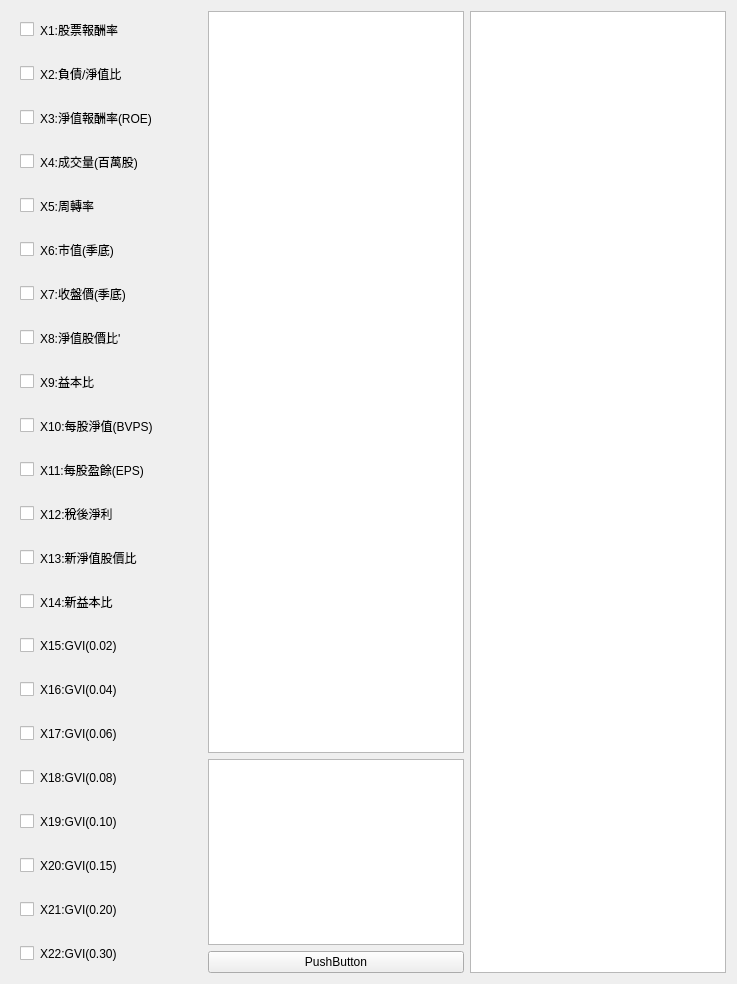
      <widget class="QWidget" name="tab">
       <attribute name="title">
        <string>投資組合推薦</string>
       </attribute>
       <layout class="QHBoxLayout" name="horizontalLayout_13">
        <item>
         <layout class="QVBoxLayout" name="verticalLayout_10">
          <item>
           <widget class="QWidget" name="widget_14" native="true">
            <layout class="QHBoxLayout" name="horizontalLayout_29">
             <item>
              <widget class="QCheckBox" name="checkBox_3">
               <property name="text">
                <string/>
               </property>
              </widget>
             </item>
             <item>
              <widget class="QLabel" name="label_2">
               <property name="text">
                <string>X1:股票報酬率</string>
               </property>
              </widget>
             </item>
             <item>
              <spacer name="horizontalSpacer_11">
               <property name="orientation">
                <enum>Qt::Horizontal</enum>
               </property>
               <property name="sizeHint" stdset="0">
                <size>
                 <width>40</width>
                 <height>20</height>
                </size>
               </property>
              </spacer>
             </item>
            </layout>
           </widget>
          </item>
          <item>
           <widget class="QWidget" name="widget_15" native="true">
            <layout class="QHBoxLayout" name="horizontalLayout_30">
             <item>
              <widget class="QCheckBox" name="checkBox_4">
               <property name="text">
                <string/>
               </property>
              </widget>
             </item>
             <item>
              <widget class="QLabel" name="label_3">
               <property name="text">
                <string>X2:負債/淨值比</string>
               </property>
              </widget>
             </item>
             <item>
              <spacer name="horizontalSpacer_12">
               <property name="orientation">
                <enum>Qt::Horizontal</enum>
               </property>
               <property name="sizeHint" stdset="0">
                <size>
                 <width>40</width>
                 <height>20</height>
                </size>
               </property>
              </spacer>
             </item>
            </layout>
           </widget>
          </item>
          <item>
           <widget class="QWidget" name="widget_16" native="true">
            <layout class="QHBoxLayout" name="horizontalLayout_31">
             <item>
              <widget class="QCheckBox" name="checkBox_5">
               <property name="text">
                <string/>
               </property>
              </widget>
             </item>
             <item>
              <widget class="QLabel" name="label_25">
               <property name="text">
                <string>X3:淨值報酬率(ROE)</string>
               </property>
              </widget>
             </item>
             <item>
              <spacer name="horizontalSpacer_13">
               <property name="orientation">
                <enum>Qt::Horizontal</enum>
               </property>
               <property name="sizeHint" stdset="0">
                <size>
                 <width>40</width>
                 <height>20</height>
                </size>
               </property>
              </spacer>
             </item>
            </layout>
           </widget>
          </item>
          <item>
           <widget class="QWidget" name="widget_17" native="true">
            <layout class="QHBoxLayout" name="horizontalLayout_32">
             <item>
              <widget class="QCheckBox" name="checkBox_6">
               <property name="text">
                <string/>
               </property>
              </widget>
             </item>
             <item>
              <widget class="QLabel" name="label_26">
               <property name="text">
                <string>X4:成交量(百萬股)</string>
               </property>
              </widget>
             </item>
             <item>
              <spacer name="horizontalSpacer_14">
               <property name="orientation">
                <enum>Qt::Horizontal</enum>
               </property>
               <property name="sizeHint" stdset="0">
                <size>
                 <width>40</width>
                 <height>20</height>
                </size>
               </property>
              </spacer>
             </item>
            </layout>
           </widget>
          </item>
          <item>
           <widget class="QWidget" name="widget_18" native="true">
            <layout class="QHBoxLayout" name="horizontalLayout_55">
             <item>
              <widget class="QCheckBox" name="checkBox_7">
               <property name="text">
                <string/>
               </property>
              </widget>
             </item>
             <item>
              <widget class="QLabel" name="label_27">
               <property name="text">
                <string>X5:周轉率</string>
               </property>
              </widget>
             </item>
             <item>
              <spacer name="horizontalSpacer_15">
               <property name="orientation">
                <enum>Qt::Horizontal</enum>
               </property>
               <property name="sizeHint" stdset="0">
                <size>
                 <width>40</width>
                 <height>20</height>
                </size>
               </property>
              </spacer>
             </item>
            </layout>
           </widget>
          </item>
          <item>
           <widget class="QWidget" name="widget_19" native="true">
            <layout class="QHBoxLayout" name="horizontalLayout_54">
             <item>
              <widget class="QCheckBox" name="checkBox_8">
               <property name="text">
                <string/>
               </property>
              </widget>
             </item>
             <item>
              <widget class="QLabel" name="label_28">
               <property name="text">
                <string>X6:市值(季底)</string>
               </property>
              </widget>
             </item>
             <item>
              <spacer name="horizontalSpacer_16">
               <property name="orientation">
                <enum>Qt::Horizontal</enum>
               </property>
               <property name="sizeHint" stdset="0">
                <size>
                 <width>40</width>
                 <height>20</height>
                </size>
               </property>
              </spacer>
             </item>
            </layout>
           </widget>
          </item>
          <item>
           <widget class="QWidget" name="widget_20" native="true">
            <layout class="QHBoxLayout" name="horizontalLayout_34">
             <item>
              <widget class="QCheckBox" name="checkBox_9">
               <property name="text">
                <string/>
               </property>
              </widget>
             </item>
             <item>
              <widget class="QLabel" name="label_29">
               <property name="text">
                <string>X7:收盤價(季底)</string>
               </property>
              </widget>
             </item>
             <item>
              <spacer name="horizontalSpacer_17">
               <property name="orientation">
                <enum>Qt::Horizontal</enum>
               </property>
               <property name="sizeHint" stdset="0">
                <size>
                 <width>40</width>
                 <height>20</height>
                </size>
               </property>
              </spacer>
             </item>
            </layout>
           </widget>
          </item>
          <item>
           <widget class="QWidget" name="widget_21" native="true">
            <layout class="QHBoxLayout" name="horizontalLayout_33">
             <item>
              <widget class="QCheckBox" name="checkBox_10">
               <property name="text">
                <string/>
               </property>
              </widget>
             </item>
             <item>
              <widget class="QLabel" name="label_30">
               <property name="text">
                <string>X8:淨值股價比'</string>
               </property>
              </widget>
             </item>
             <item>
              <spacer name="horizontalSpacer_18">
               <property name="orientation">
                <enum>Qt::Horizontal</enum>
               </property>
               <property name="sizeHint" stdset="0">
                <size>
                 <width>40</width>
                 <height>20</height>
                </size>
               </property>
              </spacer>
             </item>
            </layout>
           </widget>
          </item>
          <item>
           <widget class="QWidget" name="widget_22" native="true">
            <layout class="QHBoxLayout" name="horizontalLayout_56">
             <item>
              <widget class="QCheckBox" name="checkBox_17">
               <property name="text">
                <string/>
               </property>
              </widget>
             </item>
             <item>
              <widget class="QLabel" name="label_31">
               <property name="text">
                <string>X9:益本比</string>
               </property>
              </widget>
             </item>
             <item>
              <spacer name="horizontalSpacer_19">
               <property name="orientation">
                <enum>Qt::Horizontal</enum>
               </property>
               <property name="sizeHint" stdset="0">
                <size>
                 <width>40</width>
                 <height>20</height>
                </size>
               </property>
              </spacer>
             </item>
            </layout>
           </widget>
          </item>
          <item>
           <widget class="QWidget" name="widget_23" native="true">
            <layout class="QHBoxLayout" name="horizontalLayout_57">
             <item>
              <widget class="QCheckBox" name="checkBox_18">
               <property name="text">
                <string/>
               </property>
              </widget>
             </item>
             <item>
              <widget class="QLabel" name="label_32">
               <property name="text">
                <string>X10:每股淨值(BVPS)</string>
               </property>
              </widget>
             </item>
             <item>
              <spacer name="horizontalSpacer_20">
               <property name="orientation">
                <enum>Qt::Horizontal</enum>
               </property>
               <property name="sizeHint" stdset="0">
                <size>
                 <width>40</width>
                 <height>20</height>
                </size>
               </property>
              </spacer>
             </item>
            </layout>
           </widget>
          </item>
          <item>
           <widget class="QWidget" name="widget_24" native="true">
            <layout class="QHBoxLayout" name="horizontalLayout_58">
             <item>
              <widget class="QCheckBox" name="checkBox_19">
               <property name="text">
                <string/>
               </property>
              </widget>
             </item>
             <item>
              <widget class="QLabel" name="label_33">
               <property name="text">
                <string>X11:每股盈餘(EPS)</string>
               </property>
              </widget>
             </item>
             <item>
              <spacer name="horizontalSpacer_21">
               <property name="orientation">
                <enum>Qt::Horizontal</enum>
               </property>
               <property name="sizeHint" stdset="0">
                <size>
                 <width>40</width>
                 <height>20</height>
                </size>
               </property>
              </spacer>
             </item>
            </layout>
           </widget>
          </item>
          <item>
           <widget class="QWidget" name="widget_25" native="true">
            <layout class="QHBoxLayout" name="horizontalLayout_59">
             <item>
              <widget class="QCheckBox" name="checkBox_20">
               <property name="text">
                <string/>
               </property>
              </widget>
             </item>
             <item>
              <widget class="QLabel" name="label_34">
               <property name="text">
                <string>X12:稅後淨利</string>
               </property>
              </widget>
             </item>
             <item>
              <spacer name="horizontalSpacer_22">
               <property name="orientation">
                <enum>Qt::Horizontal</enum>
               </property>
               <property name="sizeHint" stdset="0">
                <size>
                 <width>40</width>
                 <height>20</height>
                </size>
               </property>
              </spacer>
             </item>
            </layout>
           </widget>
          </item>
          <item>
           <widget class="QWidget" name="widget_26" native="true">
            <layout class="QHBoxLayout" name="horizontalLayout_62">
             <item>
              <widget class="QCheckBox" name="checkBox_21">
               <property name="text">
                <string/>
               </property>
              </widget>
             </item>
             <item>
              <widget class="QLabel" name="label_35">
               <property name="text">
                <string>X13:新淨值股價比</string>
               </property>
              </widget>
             </item>
             <item>
              <spacer name="horizontalSpacer_36">
               <property name="orientation">
                <enum>Qt::Horizontal</enum>
               </property>
               <property name="sizeHint" stdset="0">
                <size>
                 <width>40</width>
                 <height>20</height>
                </size>
               </property>
              </spacer>
             </item>
            </layout>
           </widget>
          </item>
          <item>
           <widget class="QWidget" name="widget_27" native="true">
            <layout class="QHBoxLayout" name="horizontalLayout_61">
             <item>
              <widget class="QCheckBox" name="checkBox_22">
               <property name="text">
                <string/>
               </property>
              </widget>
             </item>
             <item>
              <widget class="QLabel" name="label_57">
               <property name="text">
                <string>X14:新益本比</string>
               </property>
              </widget>
             </item>
             <item>
              <spacer name="horizontalSpacer_37">
               <property name="orientation">
                <enum>Qt::Horizontal</enum>
               </property>
               <property name="sizeHint" stdset="0">
                <size>
                 <width>40</width>
                 <height>20</height>
                </size>
               </property>
              </spacer>
             </item>
            </layout>
           </widget>
          </item>
          <item>
           <widget class="QWidget" name="widget_28" native="true">
            <layout class="QHBoxLayout" name="horizontalLayout_60">
             <item>
              <widget class="QCheckBox" name="checkBox_23">
               <property name="text">
                <string/>
               </property>
              </widget>
             </item>
             <item>
              <widget class="QLabel" name="label_58">
               <property name="text">
                <string>X15:GVI(0.02)</string>
               </property>
              </widget>
             </item>
             <item>
              <spacer name="horizontalSpacer_38">
               <property name="orientation">
                <enum>Qt::Horizontal</enum>
               </property>
               <property name="sizeHint" stdset="0">
                <size>
                 <width>40</width>
                 <height>20</height>
                </size>
               </property>
              </spacer>
             </item>
            </layout>
           </widget>
          </item>
          <item>
           <widget class="QWidget" name="widget_29" native="true">
            <layout class="QHBoxLayout" name="horizontalLayout_63">
             <item>
              <widget class="QCheckBox" name="checkBox_24">
               <property name="text">
                <string/>
               </property>
              </widget>
             </item>
             <item>
              <widget class="QLabel" name="label_59">
               <property name="text">
                <string>X16:GVI(0.04)</string>
               </property>
              </widget>
             </item>
             <item>
              <spacer name="horizontalSpacer_39">
               <property name="orientation">
                <enum>Qt::Horizontal</enum>
               </property>
               <property name="sizeHint" stdset="0">
                <size>
                 <width>40</width>
                 <height>20</height>
                </size>
               </property>
              </spacer>
             </item>
            </layout>
           </widget>
          </item>
          <item>
           <widget class="QWidget" name="widget_30" native="true">
            <layout class="QHBoxLayout" name="horizontalLayout_64">
             <item>
              <widget class="QCheckBox" name="checkBox_25">
               <property name="text">
                <string/>
               </property>
              </widget>
             </item>
             <item>
              <widget class="QLabel" name="label_60">
               <property name="text">
                <string>X17:GVI(0.06)</string>
               </property>
              </widget>
             </item>
             <item>
              <spacer name="horizontalSpacer_40">
               <property name="orientation">
                <enum>Qt::Horizontal</enum>
               </property>
               <property name="sizeHint" stdset="0">
                <size>
                 <width>40</width>
                 <height>20</height>
                </size>
               </property>
              </spacer>
             </item>
            </layout>
           </widget>
          </item>
          <item>
           <widget class="QWidget" name="widget_31" native="true">
            <layout class="QHBoxLayout" name="horizontalLayout_65">
             <item>
              <widget class="QCheckBox" name="checkBox_26">
               <property name="text">
                <string/>
               </property>
              </widget>
             </item>
             <item>
              <widget class="QLabel" name="label_61">
               <property name="text">
                <string>X18:GVI(0.08)</string>
               </property>
              </widget>
             </item>
             <item>
              <spacer name="horizontalSpacer_41">
               <property name="orientation">
                <enum>Qt::Horizontal</enum>
               </property>
               <property name="sizeHint" stdset="0">
                <size>
                 <width>40</width>
                 <height>20</height>
                </size>
               </property>
              </spacer>
             </item>
            </layout>
           </widget>
          </item>
          <item>
           <widget class="QWidget" name="widget_32" native="true">
            <layout class="QHBoxLayout" name="horizontalLayout_66">
             <item>
              <widget class="QCheckBox" name="checkBox_27">
               <property name="text">
                <string/>
               </property>
              </widget>
             </item>
             <item>
              <widget class="QLabel" name="label_62">
               <property name="text">
                <string>X19:GVI(0.10)</string>
               </property>
              </widget>
             </item>
             <item>
              <spacer name="horizontalSpacer_42">
               <property name="orientation">
                <enum>Qt::Horizontal</enum>
               </property>
               <property name="sizeHint" stdset="0">
                <size>
                 <width>40</width>
                 <height>20</height>
                </size>
               </property>
              </spacer>
             </item>
            </layout>
           </widget>
          </item>
          <item>
           <widget class="QWidget" name="widget_33" native="true">
            <layout class="QHBoxLayout" name="horizontalLayout_67">
             <item>
              <widget class="QCheckBox" name="checkBox_28">
               <property name="text">
                <string/>
               </property>
              </widget>
             </item>
             <item>
              <widget class="QLabel" name="label_63">
               <property name="text">
                <string>X20:GVI(0.15)</string>
               </property>
              </widget>
             </item>
             <item>
              <spacer name="horizontalSpacer_43">
               <property name="orientation">
                <enum>Qt::Horizontal</enum>
               </property>
               <property name="sizeHint" stdset="0">
                <size>
                 <width>40</width>
                 <height>20</height>
                </size>
               </property>
              </spacer>
             </item>
            </layout>
           </widget>
          </item>
          <item>
           <widget class="QWidget" name="widget_34" native="true">
            <layout class="QHBoxLayout" name="horizontalLayout_68">
             <item>
              <widget class="QCheckBox" name="checkBox_29">
               <property name="text">
                <string/>
               </property>
              </widget>
             </item>
             <item>
              <widget class="QLabel" name="label_64">
               <property name="text">
                <string>X21:GVI(0.20)</string>
               </property>
              </widget>
             </item>
             <item>
              <spacer name="horizontalSpacer_44">
               <property name="orientation">
                <enum>Qt::Horizontal</enum>
               </property>
               <property name="sizeHint" stdset="0">
                <size>
                 <width>40</width>
                 <height>20</height>
                </size>
               </property>
              </spacer>
             </item>
            </layout>
           </widget>
          </item>
          <item>
           <widget class="QWidget" name="widget_35" native="true">
            <layout class="QHBoxLayout" name="horizontalLayout_69">
             <item>
              <widget class="QCheckBox" name="checkBox_30">
               <property name="text">
                <string/>
               </property>
              </widget>
             </item>
             <item>
              <widget class="QLabel" name="label_65">
               <property name="text">
                <string>X22:GVI(0.30)</string>
               </property>
              </widget>
             </item>
             <item>
              <spacer name="horizontalSpacer_45">
               <property name="orientation">
                <enum>Qt::Horizontal</enum>
               </property>
               <property name="sizeHint" stdset="0">
                <size>
                 <width>40</width>
                 <height>20</height>
                </size>
               </property>
              </spacer>
             </item>
            </layout>
           </widget>
          </item>
         </layout>
        </item>
        <item>
         <layout class="QVBoxLayout" name="verticalLayout_9" stretch="4,1,0">
          <item>
           <widget class="QListWidget" name="listWidget_2"/>
          </item>
          <item>
           <widget class="QTextEdit" name="textEdit_2"/>
          </item>
          <item>
           <widget class="QPushButton" name="pushButton_2">
            <property name="text">
             <string>PushButton</string>
            </property>
           </widget>
          </item>
         </layout>
        </item>
        <item>
         <widget class="QTableWidget" name="tableWidget_5"/>
        </item>
       </layout>
      </widget>
